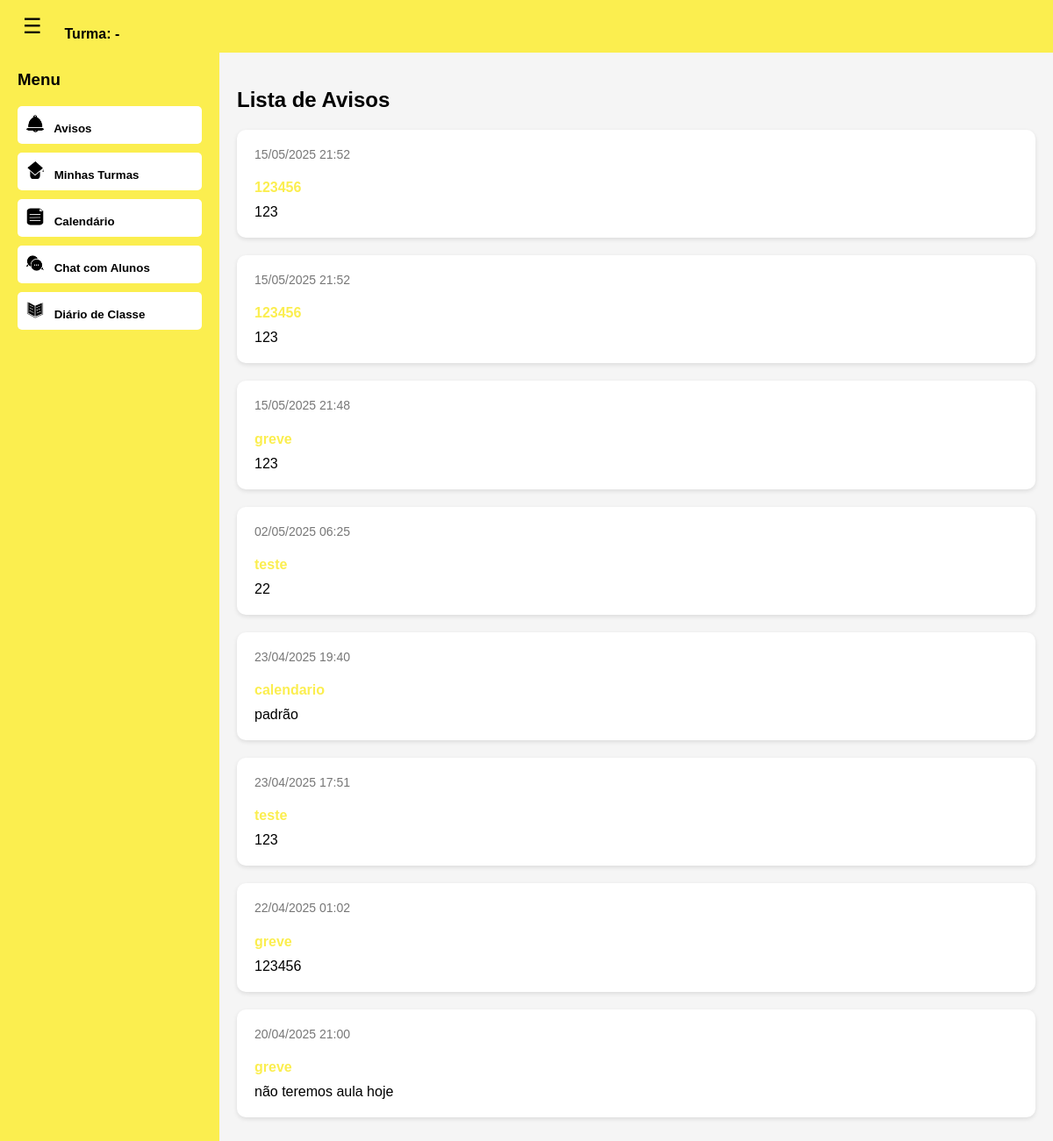
Screenshot of /avisosA/ (signed in) with the database file from the repository.
### portal/models.py (models this page shows, shortened)
class Aviso(models.Model):
    titulo = models.CharField(max_length=200)
    mensagem = models.TextField()
    data_criacao = models.DateTimeField(auto_now_add=True)
    criado_por = models.ForeignKey(User, on_delete=models.CASCADE)

### portal/views.py (the view)
# urls.py: path('avisosA/', views.lista_avisos_aluno, name='lista_avisos_aluno'),
@login_required
def lista_avisos_aluno(request):
    avisos = Aviso.objects.order_by('-data_criacao')
    return render(request, 'lista_avisos_aluno.html', {'avisos': avisos})

### portal/templates/lista_avisos_aluno.html (shortened to what this page needs)
<!DOCTYPE html>
<html lang="pt-BR">
<head>
</head>
<body>
    <div class="header">
        <button class="toggle-btn" onclick="toggleSidebar()">☰</button>
        <div class="nome_aluno">
            {{ request.user.first_name }} {{ request.user.last_name }}<br />
            Turma: {{ request.user.turma.nome|default:"-" }}
        </div>
    </div>
    <div class="sidebar" id="sidebar">
        <h3>Menu</h3>
        <button onclick="window.location.href='/avisosA/'">
            <img src="/static/portal/img/avisos.png" alt="Avisos" style="width:20px; height:20px; margin-right:8px;">
            Avisos
        </button>
        <button onclick="window.location.href='/turmas/aluno/'">
            <img src="/static/portal/img/turmas.png" alt="Minhas Turmas" style="width:20px; height:20px; margin-right:8px;">
            Minhas Turmas
        </button>
        <button onclick="window.location.href='/calendario/'">
            <img src="/static/portal/img/papel.png" alt="Calendário" style="width:20px; height:20px; margin-right:8px;">
            Calendário
        </button>
        <button onclick="window.location.href='/chat/aluno/'">
            <img src="/static/portal/img/chat.png" alt="Chat com Alunos" style="width:20px; height:20px; margin-right:8px;">
            Chat com Alunos
        </button>
        <button onclick="window.location.href='/horario'">
            <img src="/static/portal/img/livro.png" alt="Diario de Classe" style="width:20px; height:20px; margin-right:8px;">
            Diário de Classe
        </button>
    </div>
    <div class="main">
        <h2>Lista de Avisos</h2>
        {% if avisos %}
            {% for aviso in avisos %}
                <div class="aviso-card">
                    <div class="aviso-data">{{ aviso.data_criacao|date:"d/m/Y H:i" }}</div>
                    <h4>{{ aviso.titulo }}</h4>
                    <p>{{ aviso.mensagem }}</p>
                </div>
            {% endfor %}
        {% else %}
            <p class="sem-avisos">Nenhum aviso disponível no momento.</p>
        {% endif %}
    </div>
</body>
</html>

### portal/templates/lista_avisos_aluno.html (style rules this page uses)
body { margin: 0; font-family: Arial, sans-serif; background: #f5f5f5; }
.header { width: 100%; height: 60px; background: #FBEE4F; color: black; display: flex; align-items: center; padding: 0 20px; box-sizing: border-box; position: fixed; top: 0; left: 0; z-index: 1000; }
.toggle-btn { font-size: 24px; margin-right: 20px; cursor: pointer; background: none; border: none; color: black; }
.nome_aluno { font-weight: bold; }
.sidebar { position: fixed; top: 60px; left: 0; width: 250px; height: calc(100% - 60px); background: #FBEE4F; padding: 20px; box-sizing: border-box; transition: transform 0.3s ease; }
.sidebar h3 { color: black; margin-top: 0; }
.sidebar button { display: block; width: 100%; margin: 10px 0; padding: 10px; background: white; color: black; border: none; cursor: pointer; text-align: left; border-radius: 5px; font-weight: bold; }
.main { margin-top: 60px; margin-left: 250px; padding: 20px; transition: margin-left 0.3s ease; }
.aviso-card { background-color: white; padding: 20px; margin-bottom: 20px; border-radius: 10px; box-shadow: 0 2px 5px rgba(0,0,0,0.1); }
.aviso-card h4 { color: #FBEE4F; margin-bottom: 10px; }
.aviso-card p { margin: 0; }
.aviso-data { color: #777; font-size: 14px; margin-bottom: 5px; }

### rows the page displays
Aviso: data_criacao "15/05/2025 21:52", titulo "123456", mensagem "123"
Aviso: data_criacao "15/05/2025 21:52", titulo "123456", mensagem "123"
Aviso: data_criacao "15/05/2025 21:48", titulo "greve", mensagem "123"
Aviso: data_criacao "02/05/2025 06:25", titulo "teste", mensagem "22"
Aviso: data_criacao "23/04/2025 19:40", titulo "calendario", mensagem "padrão"
Aviso: data_criacao "23/04/2025 17:51", titulo "teste", mensagem "123"
Aviso: data_criacao "22/04/2025 01:02", titulo "greve", mensagem "123456"
Aviso: data_criacao "20/04/2025 21:00", titulo "greve", mensagem "não teremos aula hoje"

### other values shown
{{ request.user.turma.nome|default:"-" }} "-"
